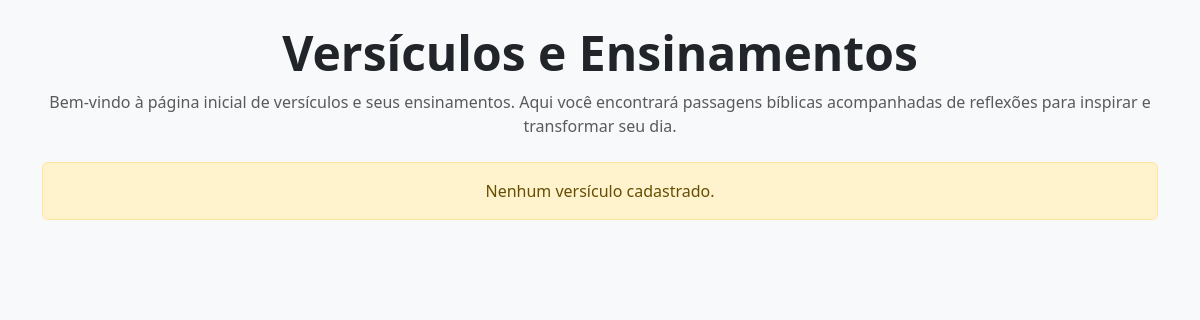
Page /christ_blog/ on the earlier database version.
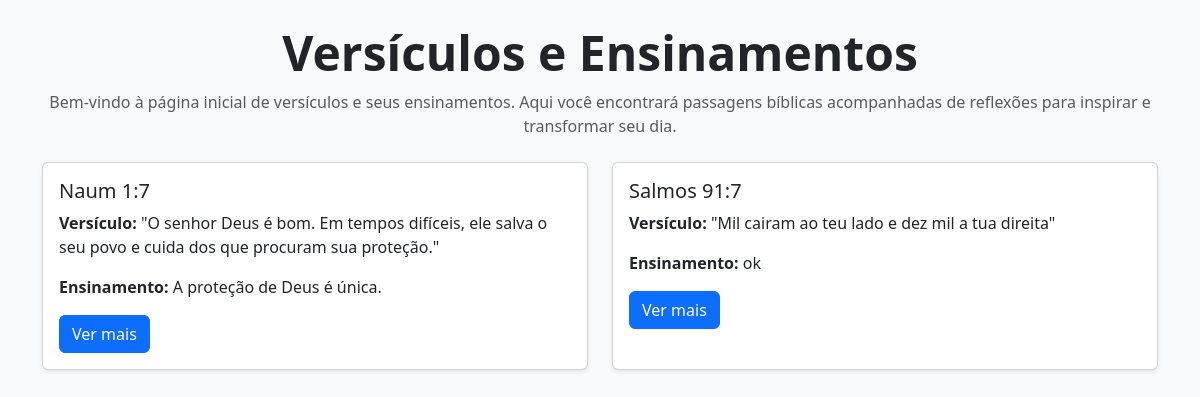
Same page on the later database version.
### christ_blog/models.py (models this page shows, shortened)
class Versicles(models.Model):
    book = models.CharField(max_length=200)
    cap_number = models.IntegerField()
    ver_number = models.IntegerField()
    versicle = models.TextField()
    teaching = models.TextField()

### christ_blog/views.py (the view)
# urls.py: path('', views.versicle_list, name='versicle_list'),
def versicle_list(request):
    versicles = Versicles.objects.all()
    return render(request, 'versicles.html', {'versicles': versicles })

### christ_blog/templates/versicles.html (shortened to what this page needs)
<!DOCTYPE html>
<html lang="pt-br">
<head>
    <link href="https://cdn.jsdelivr.net/npm/bootstrap@5.3.0/dist/css/bootstrap.min.css" rel="stylesheet">
</head>
<body class="bg-light">
    <div class="container py-4">
        <div class="text-center mb-4">
            <h1 class="display-5 fw-bold">Versículos e Ensinamentos</h1>
            <p class="text-muted">
                Bem-vindo à página inicial de versículos e seus ensinamentos. Aqui você encontrará
                passagens bíblicas acompanhadas de reflexões para inspirar e transformar seu dia.
            </p>
        </div>
        <div class="row">
            {% for versicle in versicles %}
                <div class="col-md-6 mb-4">
                    <div class="card shadow-sm h-100">
                        <div class="card-body">
                            <h5 class="card-title">
                                {{ versicle.book }} {{ versicle.cap_number }}:{{ versicle.ver_number }}
                            </h5>
                            <p class="card-text"><strong>Versículo:</strong> {{ versicle.versicle }}</p>
                            <p class="card-text"><strong>Ensinamento:</strong> {{ versicle.teaching }}</p>
                            <a href="#" class="btn btn-primary">Ver mais</a>
                        </div>
                    </div>
                </div>
            {% empty %}
                <div class="col-12">
                    <div class="alert alert-warning text-center">
                        Nenhum versículo cadastrado.
                    </div>
                </div>
            {% endfor %}
        </div>
    </div>
</body>
</html>

Differences in the rows shown:
added Versicles: book "Naum", cap_number "1", ver_number "7", versicle "\"O senhor Deus é bom. Em tempos difíceis, ele salva o seu povo e cuida dos que procuram sua proteção.\"", teaching "A proteção de Deus é única."
added Versicles: book "Salmos", cap_number "91", ver_number "7", versicle "\"Mil cairam ao teu lado e dez mil a tua direita\"", teaching "ok"
Other differences:
text no longer shown: "Nenhum versículo cadastrado."
